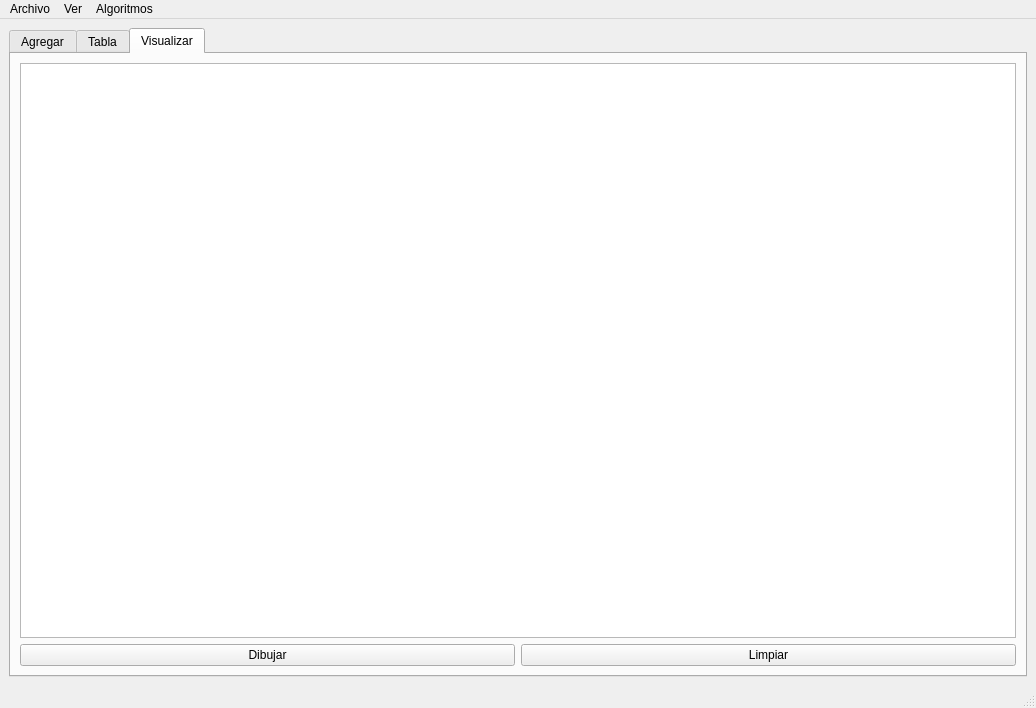
<?xml version="1.0" encoding="UTF-8"?>
<ui version="4.0">
 <class>MainWindow</class>
 <widget class="QMainWindow" name="MainWindow">
  <property name="geometry">
   <rect>
    <x>0</x>
    <y>0</y>
    <width>1036</width>
    <height>708</height>
   </rect>
  </property>
  <property name="windowTitle">
   <string>MainWindow</string>
  </property>
  <widget class="QWidget" name="centralwidget">
   <layout class="QGridLayout" name="gridLayout_3">
    <item row="0" column="0">
     <widget class="QTabWidget" name="tabWidget">
      <property name="currentIndex">
       <number>2</number>
      </property>
      <widget class="QWidget" name="tab">
       <attribute name="title">
        <string>Agregar</string>
       </attribute>
       <layout class="QGridLayout" name="gridLayout_2">
        <item row="0" column="0">
         <widget class="QGroupBox" name="groupBox">
          <property name="title">
           <string>Particulas</string>
          </property>
          <layout class="QGridLayout" name="gridLayout">
           <item row="4" column="1">
            <widget class="QSpinBox" name="origen_y_spinBox">
             <property name="maximum">
              <number>500</number>
             </property>
            </widget>
           </item>
           <item row="3" column="1">
            <widget class="QSpinBox" name="origen_x_spinBox">
             <property name="maximum">
              <number>500</number>
             </property>
            </widget>
           </item>
           <item row="7" column="1">
            <widget class="QSpinBox" name="destino_y_spinBox">
             <property name="maximum">
              <number>500</number>
             </property>
            </widget>
           </item>
           <item row="20" column="0" colspan="2">
            <widget class="QPushButton" name="ordenar_id_pushButton">
             <property name="text">
              <string>Ordenar ID</string>
             </property>
            </widget>
           </item>
           <item row="2" column="1">
            <widget class="QSpinBox" name="id_spinBox">
             <property name="maximum">
              <number>500</number>
             </property>
            </widget>
           </item>
           <item row="4" column="0">
            <widget class="QLabel" name="label_8">
             <property name="text">
              <string>Origen y:</string>
             </property>
            </widget>
           </item>
           <item row="18" column="0" colspan="2">
            <widget class="QPushButton" name="agregar_final_pushButton">
             <property name="text">
              <string>Agregar final</string>
             </property>
            </widget>
           </item>
           <item row="14" column="0">
            <widget class="QLabel" name="label_5">
             <property name="text">
              <string>Green: </string>
             </property>
            </widget>
           </item>
           <item row="5" column="1">
            <widget class="QSpinBox" name="destino_x_spinBox">
             <property name="maximum">
              <number>500</number>
             </property>
            </widget>
           </item>
           <item row="9" column="0">
            <widget class="QLabel" name="label_4">
             <property name="text">
              <string>Red:</string>
             </property>
            </widget>
           </item>
           <item row="16" column="0">
            <widget class="QLabel" name="label_6">
             <property name="text">
              <string>Blue:</string>
             </property>
            </widget>
           </item>
           <item row="8" column="1">
            <widget class="QSpinBox" name="velocidad_spinBox">
             <property name="maximum">
              <number>100</number>
             </property>
            </widget>
           </item>
           <item row="9" column="1">
            <widget class="QSpinBox" name="red_spinBox">
             <property name="maximum">
              <number>255</number>
             </property>
            </widget>
           </item>
           <item row="3" column="0">
            <widget class="QLabel" name="label_7">
             <property name="text">
              <string>Origen x:</string>
             </property>
            </widget>
           </item>
           <item row="22" column="0" colspan="2">
            <widget class="QPushButton" name="ordenar_velocidad_pushButton">
             <property name="text">
              <string>Ordenar Velocidad</string>
             </property>
            </widget>
           </item>
           <item row="17" column="0" colspan="2">
            <widget class="QPushButton" name="agregar_inicio_pushButton">
             <property name="text">
              <string>Agregar inicio</string>
             </property>
            </widget>
           </item>
           <item row="14" column="1">
            <widget class="QSpinBox" name="green_spinBox">
             <property name="maximum">
              <number>255</number>
             </property>
            </widget>
           </item>
           <item row="7" column="0">
            <widget class="QLabel" name="label_2">
             <property name="text">
              <string>Destino y:</string>
             </property>
            </widget>
           </item>
           <item row="2" column="0">
            <widget class="QLabel" name="label_9">
             <property name="text">
              <string>ID:</string>
             </property>
            </widget>
           </item>
           <item row="5" column="0">
            <widget class="QLabel" name="label">
             <property name="text">
              <string>Destino x:</string>
             </property>
            </widget>
           </item>
           <item row="19" column="0" colspan="2">
            <widget class="QPushButton" name="mostrar_pushButton">
             <property name="text">
              <string>Mostrar</string>
             </property>
            </widget>
           </item>
           <item row="16" column="1">
            <widget class="QSpinBox" name="blue_spinBox">
             <property name="maximum">
              <number>255</number>
             </property>
            </widget>
           </item>
           <item row="8" column="0">
            <widget class="QLabel" name="label_3">
             <property name="text">
              <string>Velocidad:</string>
             </property>
            </widget>
           </item>
           <item row="21" column="0" colspan="2">
            <widget class="QPushButton" name="ordenar_distancia_pushButton">
             <property name="text">
              <string>Ordenar Distancia</string>
             </property>
            </widget>
           </item>
           <item row="23" column="0" colspan="2">
            <widget class="QPushButton" name="mostrar_grafo_pushButton">
             <property name="text">
              <string>Mostrar Grafo</string>
             </property>
            </widget>
           </item>
          </layout>
         </widget>
        </item>
        <item row="0" column="1">
         <widget class="QPlainTextEdit" name="plainTextEdit"/>
        </item>
       </layout>
      </widget>
      <widget class="QWidget" name="tab_2">
       <attribute name="title">
        <string>Tabla</string>
       </attribute>
       <layout class="QGridLayout" name="gridLayout_4">
        <item row="1" column="2">
         <widget class="QPushButton" name="mostrar_tabla_pushButton">
          <property name="text">
           <string>Mostrar</string>
          </property>
         </widget>
        </item>
        <item row="1" column="0">
         <widget class="QLineEdit" name="buscar_lineEdit">
          <property name="placeholderText">
           <string>Identificador de particula</string>
          </property>
         </widget>
        </item>
        <item row="1" column="3">
         <widget class="QPushButton" name="ordenar_id_tabla_pushButton">
          <property name="text">
           <string>Ordenar ID</string>
          </property>
         </widget>
        </item>
        <item row="1" column="4">
         <widget class="QPushButton" name="ordenar_distancia_tabla_pushButton">
          <property name="text">
           <string>Ordenar Distancia</string>
          </property>
         </widget>
        </item>
        <item row="1" column="1">
         <widget class="QPushButton" name="buscar_pushButton">
          <property name="text">
           <string>Buscar</string>
          </property>
         </widget>
        </item>
        <item row="1" column="5">
         <widget class="QPushButton" name="ordenar_velocidad_tabla_pushButton">
          <property name="text">
           <string>Ordenar Velocidad</string>
          </property>
         </widget>
        </item>
        <item row="0" column="0" colspan="6">
         <widget class="QTableWidget" name="table"/>
        </item>
       </layout>
      </widget>
      <widget class="QWidget" name="tab_3">
       <attribute name="title">
        <string>Visualizar</string>
       </attribute>
       <layout class="QGridLayout" name="gridLayout_5">
        <item row="1" column="0">
         <widget class="QPushButton" name="dibujar_pushButton">
          <property name="text">
           <string>Dibujar</string>
          </property>
         </widget>
        </item>
        <item row="1" column="1">
         <widget class="QPushButton" name="limpiar_pushButton">
          <property name="text">
           <string>Limpiar</string>
          </property>
         </widget>
        </item>
        <item row="0" column="0" colspan="2">
         <widget class="QGraphicsView" name="scene"/>
        </item>
       </layout>
      </widget>
     </widget>
    </item>
   </layout>
  </widget>
  <widget class="QMenuBar" name="menubar">
   <property name="geometry">
    <rect>
     <x>0</x>
     <y>0</y>
     <width>1036</width>
     <height>26</height>
    </rect>
   </property>
   <widget class="QMenu" name="menuArchivo">
    <property name="title">
     <string>Archivo</string>
    </property>
    <addaction name="actionAbrir"/>
    <addaction name="actionGuardar"/>
   </widget>
   <widget class="QMenu" name="menuVer">
    <property name="title">
     <string>Ver</string>
    </property>
    <addaction name="actionPuntos"/>
   </widget>
   <widget class="QMenu" name="menuAlgoritmos">
    <property name="title">
     <string>Algoritmos</string>
    </property>
    <addaction name="actionPuntos_Cercanos"/>
   </widget>
   <addaction name="menuArchivo"/>
   <addaction name="menuVer"/>
   <addaction name="menuAlgoritmos"/>
  </widget>
  <widget class="QStatusBar" name="statusbar"/>
  <action name="actionAbrir">
   <property name="text">
    <string>Abrir</string>
   </property>
   <property name="shortcut">
    <string>Ctrl+O</string>
   </property>
  </action>
  <action name="actionGuardar">
   <property name="text">
    <string>Guardar</string>
   </property>
   <property name="shortcut">
    <string>Ctrl+S</string>
   </property>
  </action>
  <action name="actionPuntos">
   <property name="text">
    <string>Puntos</string>
   </property>
  </action>
  <action name="actionPuntos_Cercanos">
   <property name="text">
    <string>Puntos Cercanos</string>
   </property>
  </action>
 </widget>
 <resources/>
 <connections/>
</ui>
